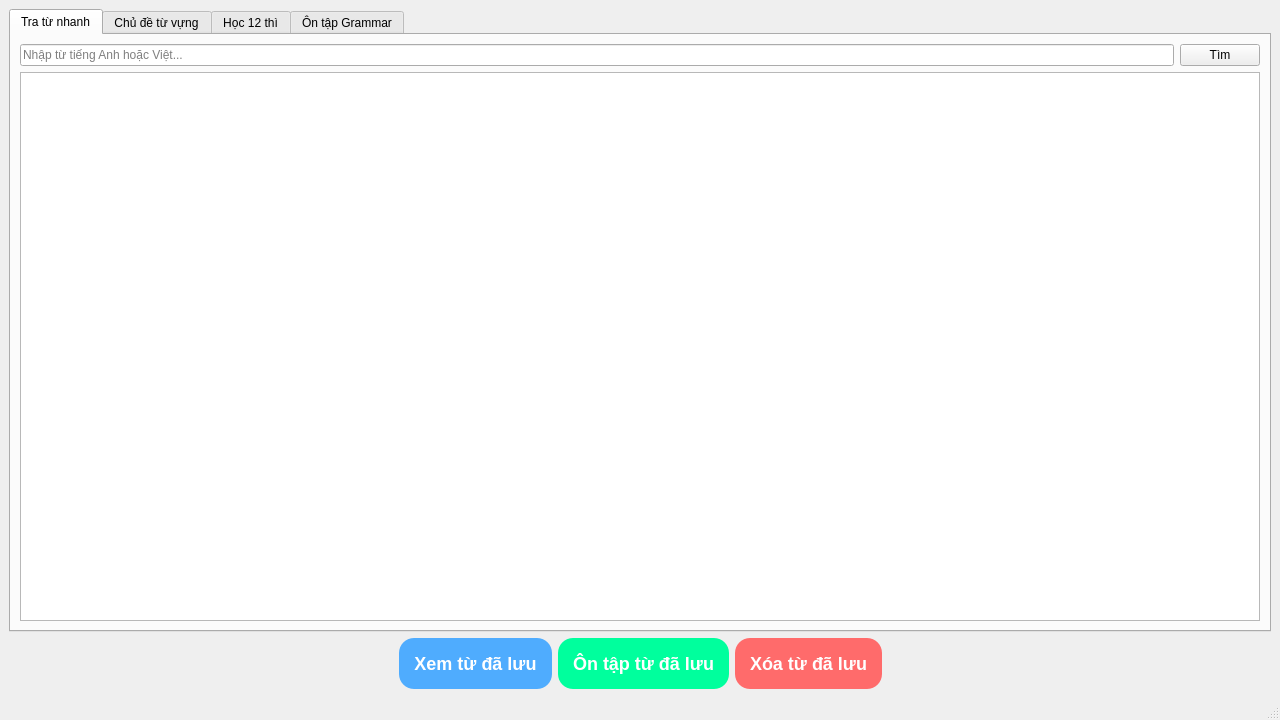
<?xml version="1.0" encoding="UTF-8"?>
<ui version="4.0">
 <class>MainWindow</class>
 <widget class="QMainWindow" name="MainWindow">
  <property name="geometry">
   <rect>
    <x>0</x>
    <y>0</y>
    <width>1280</width>
    <height>720</height>
   </rect>
  </property>
  <property name="windowTitle">
   <string>English Dictionary Pro+ 2025</string>
  </property>
  <widget class="QWidget" name="centralwidget">
   <layout class="QVBoxLayout" name="verticalLayout">
    <item>
     <widget class="QTabWidget" name="tabWidget">
      <widget class="QWidget" name="tabSearch">
       <attribute name="title">
        <string>Tra từ nhanh</string>
       </attribute>
       <layout class="QVBoxLayout">
        <item>
         <layout class="QHBoxLayout">
          <item>
           <widget class="QLineEdit" name="searchEdit">
            <property name="placeholderText">
             <string>Nhập từ tiếng Anh hoặc Việt...</string>
            </property>
           </widget>
          </item>
          <item>
           <widget class="QPushButton" name="searchButton">
            <property name="text">
             <string>Tìm</string>
            </property>
           </widget>
          </item>
         </layout>
        </item>
        <item>
         <widget class="QListWidget" name="resultList"/>
        </item>
       </layout>
      </widget>
      <widget class="QWidget" name="tabTopic">
       <attribute name="title">
        <string>Chủ đề từ vựng</string>
       </attribute>
       <layout class="QHBoxLayout">
        <item>
         <widget class="QListWidget" name="topicList">
          <property name="maximumWidth">
           <number>300</number>
          </property>
         </widget>
        </item>
        <item>
         <widget class="QListWidget" name="wordList"/>
        </item>
        <item>
         <widget class="QGroupBox" name="groupBox">
          <property name="title">
           <string>Chi tiết từ</string>
          </property>
          <layout class="QVBoxLayout">
           <item>
            <widget class="QLabel" name="detailEnglish"/>
           </item>
           <item>
            <widget class="QLabel" name="detailViet"/>
           </item>
           <item>
            <widget class="QLabel" name="detailIPA"/>
           </item>
           <item>
            <widget class="QLabel" name="detailExample"/>
           </item>
           <item>
            <widget class="QLabel" name="detailTopic"/>
           </item>
           <item>
            <layout class="QHBoxLayout">
             <item>
              <widget class="QPushButton" name="btnPlay">
               <property name="text">
                <string>Phát âm</string>
               </property>
              </widget>
             </item>
             <item>
              <widget class="QPushButton" name="btnRepeat">
               <property name="text">
                <string>Lặp lại</string>
               </property>
              </widget>
             </item>
             <item>
              <widget class="QPushButton" name="btnSave">
               <property name="text">
                <string>Lưu từ</string>
               </property>
              </widget>
             </item>
            </layout>
           </item>
          </layout>
         </widget>
        </item>
       </layout>
      </widget>
      <!-- TAB HỌC 12 THÌ -->
      <widget class="QWidget" name="tabGrammar">
       <attribute name="title">
        <string>Học 12 thì</string>
       </attribute>
       <layout class="QHBoxLayout">
        <item>
         <widget class="QListWidget" name="listTenses">
          <property name="maximumWidth">
           <number>350</number>
          </property>
          <item>
           <property name="text">
            <string>1. Present Simple</string>
           </property>
          </item>
          <item>
           <property name="text">
            <string>2. Present Continuous</string>
           </property>
          </item>
          <item>
           <property name="text">
            <string>3. Present Perfect</string>
           </property>
          </item>
          <item>
           <property name="text">
            <string>4. Present Perfect Continuous</string>
           </property>
          </item>
          <item>
           <property name="text">
            <string>5. Past Simple</string>
           </property>
          </item>
          <item>
           <property name="text">
            <string>6. Past Continuous</string>
           </property>
          </item>
          <item>
           <property name="text">
            <string>7. Past Perfect</string>
           </property>
          </item>
          <item>
           <property name="text">
            <string>8. Past Perfect Continuous</string>
           </property>
          </item>
          <item>
           <property name="text">
            <string>9. Future Simple</string>
           </property>
          </item>
          <item>
           <property name="text">
            <string>10. Future Continuous</string>
           </property>
          </item>
          <item>
           <property name="text">
            <string>11. Future Perfect</string>
           </property>
          </item>
          <item>
           <property name="text">
            <string>12. Future Perfect Continuous</string>
           </property>
          </item>
         </widget>
        </item>
        <item>
         <widget class="QTextEdit" name="textGrammarDetail">
          <property name="readOnly">
           <bool>true</bool>
          </property>
          <property name="html">
           <string>&lt;h2 style="color:#4facfe"&gt;Chọn một thì để học&lt;/h2&gt;&lt;p style="font-size:20px"&gt;Click vào danh sách bên trái để xem chi tiết!&lt;/p&gt;</string>
          </property>
         </widget>
        </item>
       </layout>
      </widget>
      <!-- TAB ÔN TẬP GRAMMAR -->
      <widget class="QWidget" name="tabPracticeGrammar">
       <attribute name="title">
        <string>Ôn tập Grammar</string>
       </attribute>
       <layout class="QVBoxLayout">
        <item alignment="Qt::AlignCenter">
         <widget class="QPushButton" name="btnStartGrammarPractice">
          <property name="text">
           <string>BẮT ĐẦU ÔN TẬP TỔNG HỢP</string>
          </property>
          <property name="minimumSize">
           <size>
            <width>600</width>
            <height>120</height>
           </size>
          </property>
          <property name="font">
           <font>
            <pointsize>28</pointsize>
            <weight>75</weight>
            <bold>true</bold>
           </font>
          </property>
          <property name="styleSheet">
           <string notr="true">background:#ff6b6b; color:white; border-radius:40px; padding:30px;</string>
          </property>
         </widget>
        </item>
       </layout>
      </widget>
     </widget>
    </item>
    <!-- 3 NÚT MỚI -->
    <item>
     <layout class="QHBoxLayout">
      <item>
       <spacer name="horizontalSpacer">
        <property name="orientation">
         <enum>Qt::Horizontal</enum>
        </property>
        <property name="sizeHint" stdset="0">
         <size>
          <width>40</width>
          <height>20</height>
         </size>
        </property>
       </spacer>
      </item>
      <item>
       <widget class="QPushButton" name="btnShowSaved">
        <property name="text">
         <string>Xem từ đã lưu</string>
        </property>
        <property name="styleSheet">
         <string notr="true">background:#4facfe; color:white; padding:15px; font-size:18px; font-weight:bold; border-radius:15px;</string>
        </property>
       </widget>
      </item>
      <item>
       <widget class="QPushButton" name="btnReviewSaved">
        <property name="text">
         <string>Ôn tập từ đã lưu</string>
        </property>
        <property name="styleSheet">
         <string notr="true">background:#00ff9d; color:white; padding:15px; font-size:18px; font-weight:bold; border-radius:15px;</string>
        </property>
       </widget>
      </item>
      <item>
       <widget class="QPushButton" name="btnDeleteSaved">
        <property name="text">
         <string>Xóa từ đã lưu</string>
        </property>
        <property name="styleSheet">
         <string notr="true">background:#ff6b6b; color:white; padding:15px; font-size:18px; font-weight:bold; border-radius:15px;</string>
        </property>
       </widget>
      </item>
      <item>
       <spacer name="horizontalSpacer_2">
        <property name="orientation">
         <enum>Qt::Horizontal</enum>
        </property>
        <property name="sizeHint" stdset="0">
         <size>
          <width>40</width>
          <height>20</height>
         </size>
        </property>
       </spacer>
      </item>
     </layout>
    </item>
   </layout>
  </widget>
  <widget class="QStatusBar" name="statusbar"/>
 </widget>
 <resources/>
 <connections/>
</ui>
